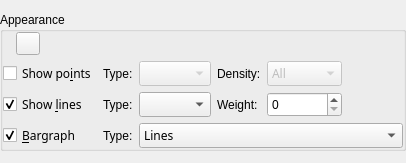
<ui version="4.0" >
 <class>CurveAppearanceWidget</class>
 <widget class="QWidget" name="CurveAppearanceWidget" >
  <property name="geometry" >
   <rect>
    <x>0</x>
    <y>0</y>
    <width>406</width>
    <height>163</height>
   </rect>
  </property>
  <property name="sizePolicy" >
   <sizepolicy vsizetype="Minimum" hsizetype="Minimum" >
    <horstretch>0</horstretch>
    <verstretch>0</verstretch>
   </sizepolicy>
  </property>
  <layout class="QHBoxLayout" >
   <property name="spacing" >
    <number>0</number>
   </property>
   <property name="leftMargin" >
    <number>0</number>
   </property>
   <property name="topMargin" >
    <number>0</number>
   </property>
   <property name="rightMargin" >
    <number>0</number>
   </property>
   <property name="bottomMargin" >
    <number>0</number>
   </property>
   <item>
    <widget class="QGroupBox" name="GroupBox9_2_2_2" >
     <property name="sizePolicy" >
      <sizepolicy vsizetype="Fixed" hsizetype="Preferred" >
       <horstretch>0</horstretch>
       <verstretch>0</verstretch>
      </sizepolicy>
     </property>
     <property name="whatsThis" >
      <string>Reset the dialog to reflect labels currently displayed on plot.</string>
     </property>
     <property name="title" >
      <string>Appearance</string>
     </property>
     <layout class="QGridLayout" >
      <property name="leftMargin" >
       <number>0</number>
      </property>
      <property name="topMargin" >
       <number>0</number>
      </property>
      <property name="rightMargin" >
       <number>0</number>
      </property>
      <property name="bottomMargin" >
       <number>0</number>
      </property>
      <property name="horizontalSpacing" >
       <number>6</number>
      </property>
      <property name="verticalSpacing" >
       <number>6</number>
      </property>
      <item row="0" column="2" colspan="6" >
       <spacer>
        <property name="orientation" >
         <enum>Qt::Horizontal</enum>
        </property>
        <property name="sizeType" >
         <enum>QSizePolicy::Expanding</enum>
        </property>
        <property name="sizeHint" >
         <size>
          <width>230</width>
          <height>21</height>
         </size>
        </property>
       </spacer>
      </item>
      <item row="0" column="1" >
       <widget class="Kst::ColorButton" native="1" name="_color" >
        <property name="sizePolicy" >
         <sizepolicy vsizetype="Fixed" hsizetype="Fixed" >
          <horstretch>0</horstretch>
          <verstretch>0</verstretch>
         </sizepolicy>
        </property>
       </widget>
      </item>
      <item row="0" column="0" >
       <widget class="QLabel" name="_label" >
        <property name="sizePolicy" >
         <sizepolicy vsizetype="Preferred" hsizetype="Fixed" >
          <horstretch>0</horstretch>
          <verstretch>0</verstretch>
         </sizepolicy>
        </property>
        <property name="frameShape" >
         <enum>QFrame::NoFrame</enum>
        </property>
        <property name="frameShadow" >
         <enum>QFrame::Plain</enum>
        </property>
        <property name="scaledContents" >
         <bool>true</bool>
        </property>
        <property name="wordWrap" >
         <bool>false</bool>
        </property>
       </widget>
      </item>
      <item row="3" column="0" colspan="3" >
       <widget class="QCheckBox" name="_showBars" >
        <property name="sizePolicy" >
         <sizepolicy vsizetype="Fixed" hsizetype="Fixed" >
          <horstretch>0</horstretch>
          <verstretch>0</verstretch>
         </sizepolicy>
        </property>
        <property name="font" >
         <font>
          <family>Sans Serif</family>
          <pointsize>9</pointsize>
          <weight>50</weight>
          <italic>false</italic>
          <bold>false</bold>
          <underline>false</underline>
          <strikeout>false</strikeout>
         </font>
        </property>
        <property name="whatsThis" >
         <string>Check this to cause lines to be drawn between data points.</string>
        </property>
        <property name="text" >
         <string>&amp;Bargraph</string>
        </property>
        <property name="checked" >
         <bool>true</bool>
        </property>
       </widget>
      </item>
      <item row="3" column="4" colspan="4" >
       <widget class="QComboBox" name="_barStyle" >
        <property name="sizePolicy" >
         <sizepolicy vsizetype="Fixed" hsizetype="MinimumExpanding" >
          <horstretch>0</horstretch>
          <verstretch>0</verstretch>
         </sizepolicy>
        </property>
        <property name="font" >
         <font>
          <family>Sans Serif</family>
          <pointsize>9</pointsize>
          <weight>50</weight>
          <italic>false</italic>
          <bold>false</bold>
          <underline>false</underline>
          <strikeout>false</strikeout>
         </font>
        </property>
        <property name="toolTip" >
         <string>Line Type</string>
        </property>
        <property name="whatsThis" >
         <string>If "Show Lines" is checked, the selected line style.</string>
        </property>
        <item>
         <property name="text" >
          <string>Lines</string>
         </property>
        </item>
        <item>
         <property name="text" >
          <string>Solid</string>
         </property>
        </item>
       </widget>
      </item>
      <item row="3" column="3" >
       <widget class="QLabel" name="_textLabelBarStyle" >
        <property name="sizePolicy" >
         <sizepolicy vsizetype="Preferred" hsizetype="Fixed" >
          <horstretch>0</horstretch>
          <verstretch>0</verstretch>
         </sizepolicy>
        </property>
        <property name="text" >
         <string>Type:</string>
        </property>
        <property name="wordWrap" >
         <bool>false</bool>
        </property>
        <property name="buddy" >
         <cstring>_barStyle</cstring>
        </property>
       </widget>
      </item>
      <item row="2" column="7" >
       <spacer>
        <property name="orientation" >
         <enum>Qt::Horizontal</enum>
        </property>
        <property name="sizeType" >
         <enum>QSizePolicy::Expanding</enum>
        </property>
        <property name="sizeHint" >
         <size>
          <width>31</width>
          <height>21</height>
         </size>
        </property>
       </spacer>
      </item>
      <item row="2" column="0" colspan="3" >
       <widget class="QCheckBox" name="_showLines" >
        <property name="sizePolicy" >
         <sizepolicy vsizetype="Fixed" hsizetype="Fixed" >
          <horstretch>0</horstretch>
          <verstretch>0</verstretch>
         </sizepolicy>
        </property>
        <property name="font" >
         <font>
          <family>Sans Serif</family>
          <pointsize>9</pointsize>
          <weight>50</weight>
          <italic>false</italic>
          <bold>false</bold>
          <underline>false</underline>
          <strikeout>false</strikeout>
         </font>
        </property>
        <property name="whatsThis" >
         <string>Check this to cause lines to be drawn between data points.</string>
        </property>
        <property name="text" >
         <string>Show &amp;lines</string>
        </property>
        <property name="checked" >
         <bool>true</bool>
        </property>
       </widget>
      </item>
      <item row="2" column="4" >
       <widget class="QComboBox" name="_comboLineStyle" >
        <property name="sizePolicy" >
         <sizepolicy vsizetype="Fixed" hsizetype="MinimumExpanding" >
          <horstretch>0</horstretch>
          <verstretch>0</verstretch>
         </sizepolicy>
        </property>
        <property name="font" >
         <font>
          <family>Sans Serif</family>
          <pointsize>9</pointsize>
          <weight>50</weight>
          <italic>false</italic>
          <bold>false</bold>
          <underline>false</underline>
          <strikeout>false</strikeout>
         </font>
        </property>
        <property name="toolTip" >
         <string>Line Type</string>
        </property>
        <property name="whatsThis" >
         <string>If "Show Lines" is checked, the selected line style.</string>
        </property>
       </widget>
      </item>
      <item row="2" column="5" >
       <widget class="QLabel" name="_textLabelWeight" >
        <property name="sizePolicy" >
         <sizepolicy vsizetype="Preferred" hsizetype="Fixed" >
          <horstretch>0</horstretch>
          <verstretch>0</verstretch>
         </sizepolicy>
        </property>
        <property name="text" >
         <string>Weight:</string>
        </property>
        <property name="wordWrap" >
         <bool>false</bool>
        </property>
        <property name="buddy" >
         <cstring>_spinBoxLineWidth</cstring>
        </property>
       </widget>
      </item>
      <item row="2" column="6" >
       <widget class="QSpinBox" name="_spinBoxLineWidth" >
        <property name="sizePolicy" >
         <sizepolicy vsizetype="MinimumExpanding" hsizetype="Minimum" >
          <horstretch>0</horstretch>
          <verstretch>0</verstretch>
         </sizepolicy>
        </property>
        <property name="minimumSize" >
         <size>
          <width>45</width>
          <height>0</height>
         </size>
        </property>
        <property name="toolTip" >
         <string>Line Width</string>
        </property>
        <property name="whatsThis" >
         <string>If "Show Lines" is checked, the selected line width.</string>
        </property>
        <property name="maximum" >
         <number>50</number>
        </property>
       </widget>
      </item>
      <item row="2" column="3" >
       <widget class="QLabel" name="_textLabelLineStyle" >
        <property name="sizePolicy" >
         <sizepolicy vsizetype="Preferred" hsizetype="Fixed" >
          <horstretch>0</horstretch>
          <verstretch>0</verstretch>
         </sizepolicy>
        </property>
        <property name="text" >
         <string>Type:</string>
        </property>
        <property name="wordWrap" >
         <bool>false</bool>
        </property>
        <property name="buddy" >
         <cstring>_comboLineStyle</cstring>
        </property>
       </widget>
      </item>
      <item row="1" column="7" >
       <spacer>
        <property name="orientation" >
         <enum>Qt::Horizontal</enum>
        </property>
        <property name="sizeType" >
         <enum>QSizePolicy::Expanding</enum>
        </property>
        <property name="sizeHint" >
         <size>
          <width>31</width>
          <height>21</height>
         </size>
        </property>
       </spacer>
      </item>
      <item row="1" column="0" colspan="3" >
       <widget class="QCheckBox" name="_showPoints" >
        <property name="sizePolicy" >
         <sizepolicy vsizetype="Fixed" hsizetype="Fixed" >
          <horstretch>0</horstretch>
          <verstretch>0</verstretch>
         </sizepolicy>
        </property>
        <property name="font" >
         <font>
          <family>Sans Serif</family>
          <pointsize>9</pointsize>
          <weight>50</weight>
          <italic>false</italic>
          <bold>false</bold>
          <underline>false</underline>
          <strikeout>false</strikeout>
         </font>
        </property>
        <property name="whatsThis" >
         <string>Check this to cause the selected points to be drawn at each data point.</string>
        </property>
        <property name="text" >
         <string>Show po&amp;ints</string>
        </property>
       </widget>
      </item>
      <item row="1" column="5" >
       <widget class="QLabel" name="_textLabelPointDensity" >
        <property name="sizePolicy" >
         <sizepolicy vsizetype="Preferred" hsizetype="Fixed" >
          <horstretch>0</horstretch>
          <verstretch>0</verstretch>
         </sizepolicy>
        </property>
        <property name="text" >
         <string>Density:</string>
        </property>
        <property name="wordWrap" >
         <bool>false</bool>
        </property>
        <property name="buddy" >
         <cstring>_comboPointDensity</cstring>
        </property>
       </widget>
      </item>
      <item row="1" column="3" >
       <widget class="QLabel" name="_textLabelPointStyle" >
        <property name="sizePolicy" >
         <sizepolicy vsizetype="Preferred" hsizetype="Fixed" >
          <horstretch>0</horstretch>
          <verstretch>0</verstretch>
         </sizepolicy>
        </property>
        <property name="text" >
         <string>Type:</string>
        </property>
        <property name="wordWrap" >
         <bool>false</bool>
        </property>
        <property name="buddy" >
         <cstring>_combo</cstring>
        </property>
       </widget>
      </item>
      <item row="1" column="4" >
       <widget class="QComboBox" name="_combo" >
        <property name="enabled" >
         <bool>false</bool>
        </property>
        <property name="sizePolicy" >
         <sizepolicy vsizetype="Fixed" hsizetype="MinimumExpanding" >
          <horstretch>0</horstretch>
          <verstretch>0</verstretch>
         </sizepolicy>
        </property>
        <property name="font" >
         <font>
          <family>Sans Serif</family>
          <pointsize>9</pointsize>
          <weight>50</weight>
          <italic>false</italic>
          <bold>false</bold>
          <underline>false</underline>
          <strikeout>false</strikeout>
         </font>
        </property>
        <property name="toolTip" >
         <string>Point Type</string>
        </property>
        <property name="whatsThis" >
         <string>If "Show Points" is checked, the selected point type will be drawn at each data point.</string>
        </property>
       </widget>
      </item>
      <item row="1" column="6" >
       <widget class="QComboBox" name="_comboPointDensity" >
        <property name="enabled" >
         <bool>false</bool>
        </property>
        <property name="sizePolicy" >
         <sizepolicy vsizetype="Fixed" hsizetype="MinimumExpanding" >
          <horstretch>0</horstretch>
          <verstretch>0</verstretch>
         </sizepolicy>
        </property>
        <property name="font" >
         <font>
          <family>Sans Serif</family>
          <pointsize>9</pointsize>
          <weight>50</weight>
          <italic>false</italic>
          <bold>false</bold>
          <underline>false</underline>
          <strikeout>false</strikeout>
         </font>
        </property>
        <property name="toolTip" >
         <string>Point Type</string>
        </property>
        <property name="whatsThis" >
         <string>If "Show Points" is checked, the selected point type will be drawn at each data point.</string>
        </property>
        <item>
         <property name="text" >
          <string>All</string>
         </property>
        </item>
        <item>
         <property name="text" >
          <string>High</string>
         </property>
        </item>
        <item>
         <property name="text" >
          <string>Medium</string>
         </property>
        </item>
        <item>
         <property name="text" >
          <string>Low</string>
         </property>
        </item>
       </widget>
      </item>
     </layout>
    </widget>
   </item>
  </layout>
 </widget>
 <layoutdefault spacing="6" margin="11" />
 <pixmapfunction>qPixmapFromMimeSource</pixmapfunction>
 <tabstops>
  <tabstop>_color</tabstop>
  <tabstop>_showPoints</tabstop>
  <tabstop>_combo</tabstop>
  <tabstop>_comboPointDensity</tabstop>
  <tabstop>_showLines</tabstop>
  <tabstop>_comboLineStyle</tabstop>
  <tabstop>_spinBoxLineWidth</tabstop>
  <tabstop>_showBars</tabstop>
  <tabstop>_barStyle</tabstop>
 </tabstops>
 <includes>
  <include location="global" >kst_export.h</include>
</includes>
 <resources/>
 <connections>
  <connection>
   <sender>_color</sender>
   <signal>changed(QColor)</signal>
   <receiver>CurveAppearanceWidget</receiver>
   <slot>fillCombo()</slot>
   <hints>
    <hint type="sourcelabel" >
     <x>20</x>
     <y>20</y>
    </hint>
    <hint type="destinationlabel" >
     <x>20</x>
     <y>20</y>
    </hint>
   </hints>
  </connection>
  <connection>
   <sender>_color</sender>
   <signal>changed(QColor)</signal>
   <receiver>CurveAppearanceWidget</receiver>
   <slot>drawLine()</slot>
   <hints>
    <hint type="sourcelabel" >
     <x>20</x>
     <y>20</y>
    </hint>
    <hint type="destinationlabel" >
     <x>20</x>
     <y>20</y>
    </hint>
   </hints>
  </connection>
  <connection>
   <sender>_showLines</sender>
   <signal>clicked()</signal>
   <receiver>CurveAppearanceWidget</receiver>
   <slot>drawLine()</slot>
   <hints>
    <hint type="sourcelabel" >
     <x>20</x>
     <y>20</y>
    </hint>
    <hint type="destinationlabel" >
     <x>20</x>
     <y>20</y>
    </hint>
   </hints>
  </connection>
  <connection>
   <sender>_showPoints</sender>
   <signal>clicked()</signal>
   <receiver>CurveAppearanceWidget</receiver>
   <slot>drawLine()</slot>
   <hints>
    <hint type="sourcelabel" >
     <x>20</x>
     <y>20</y>
    </hint>
    <hint type="destinationlabel" >
     <x>20</x>
     <y>20</y>
    </hint>
   </hints>
  </connection>
  <connection>
   <sender>_combo</sender>
   <signal>activated(int)</signal>
   <receiver>CurveAppearanceWidget</receiver>
   <slot>drawLine()</slot>
   <hints>
    <hint type="sourcelabel" >
     <x>20</x>
     <y>20</y>
    </hint>
    <hint type="destinationlabel" >
     <x>20</x>
     <y>20</y>
    </hint>
   </hints>
  </connection>
  <connection>
   <sender>_combo</sender>
   <signal>activated(int)</signal>
   <receiver>CurveAppearanceWidget</receiver>
   <slot>comboChanged()</slot>
   <hints>
    <hint type="sourcelabel" >
     <x>20</x>
     <y>20</y>
    </hint>
    <hint type="destinationlabel" >
     <x>20</x>
     <y>20</y>
    </hint>
   </hints>
  </connection>
  <connection>
   <sender>_comboLineStyle</sender>
   <signal>activated(int)</signal>
   <receiver>CurveAppearanceWidget</receiver>
   <slot>drawLine()</slot>
   <hints>
    <hint type="sourcelabel" >
     <x>20</x>
     <y>20</y>
    </hint>
    <hint type="destinationlabel" >
     <x>20</x>
     <y>20</y>
    </hint>
   </hints>
  </connection>
  <connection>
   <sender>_spinBoxLineWidth</sender>
   <signal>valueChanged(int)</signal>
   <receiver>CurveAppearanceWidget</receiver>
   <slot>drawLine()</slot>
   <hints>
    <hint type="sourcelabel" >
     <x>20</x>
     <y>20</y>
    </hint>
    <hint type="destinationlabel" >
     <x>20</x>
     <y>20</y>
    </hint>
   </hints>
  </connection>
  <connection>
   <sender>_color</sender>
   <signal>changed(QColor)</signal>
   <receiver>CurveAppearanceWidget</receiver>
   <slot>fillLineStyleCombo()</slot>
   <hints>
    <hint type="sourcelabel" >
     <x>20</x>
     <y>20</y>
    </hint>
    <hint type="destinationlabel" >
     <x>20</x>
     <y>20</y>
    </hint>
   </hints>
  </connection>
  <connection>
   <sender>_showPoints</sender>
   <signal>toggled(bool)</signal>
   <receiver>CurveAppearanceWidget</receiver>
   <slot>enableSettings()</slot>
   <hints>
    <hint type="sourcelabel" >
     <x>20</x>
     <y>20</y>
    </hint>
    <hint type="destinationlabel" >
     <x>20</x>
     <y>20</y>
    </hint>
   </hints>
  </connection>
  <connection>
   <sender>_showLines</sender>
   <signal>toggled(bool)</signal>
   <receiver>CurveAppearanceWidget</receiver>
   <slot>enableSettings()</slot>
   <hints>
    <hint type="sourcelabel" >
     <x>20</x>
     <y>20</y>
    </hint>
    <hint type="destinationlabel" >
     <x>20</x>
     <y>20</y>
    </hint>
   </hints>
  </connection>
  <connection>
   <sender>_showBars</sender>
   <signal>toggled(bool)</signal>
   <receiver>CurveAppearanceWidget</receiver>
   <slot>enableSettings()</slot>
   <hints>
    <hint type="sourcelabel" >
     <x>20</x>
     <y>20</y>
    </hint>
    <hint type="destinationlabel" >
     <x>20</x>
     <y>20</y>
    </hint>
   </hints>
  </connection>
  <connection>
   <sender>_barStyle</sender>
   <signal>activated(int)</signal>
   <receiver>CurveAppearanceWidget</receiver>
   <slot>drawLine()</slot>
   <hints>
    <hint type="sourcelabel" >
     <x>20</x>
     <y>20</y>
    </hint>
    <hint type="destinationlabel" >
     <x>20</x>
     <y>20</y>
    </hint>
   </hints>
  </connection>
  <connection>
   <sender>_showBars</sender>
   <signal>clicked()</signal>
   <receiver>CurveAppearanceWidget</receiver>
   <slot>drawLine()</slot>
   <hints>
    <hint type="sourcelabel" >
     <x>20</x>
     <y>20</y>
    </hint>
    <hint type="destinationlabel" >
     <x>20</x>
     <y>20</y>
    </hint>
   </hints>
  </connection>
 </connections>
  <customwidgets>
  <customwidget>
  <class>Kst::ColorButton</class>
  <extends>QToolButton</extends>
  <header>colorbutton.h</header>
  </customwidget>
 </customwidgets>
</ui>
